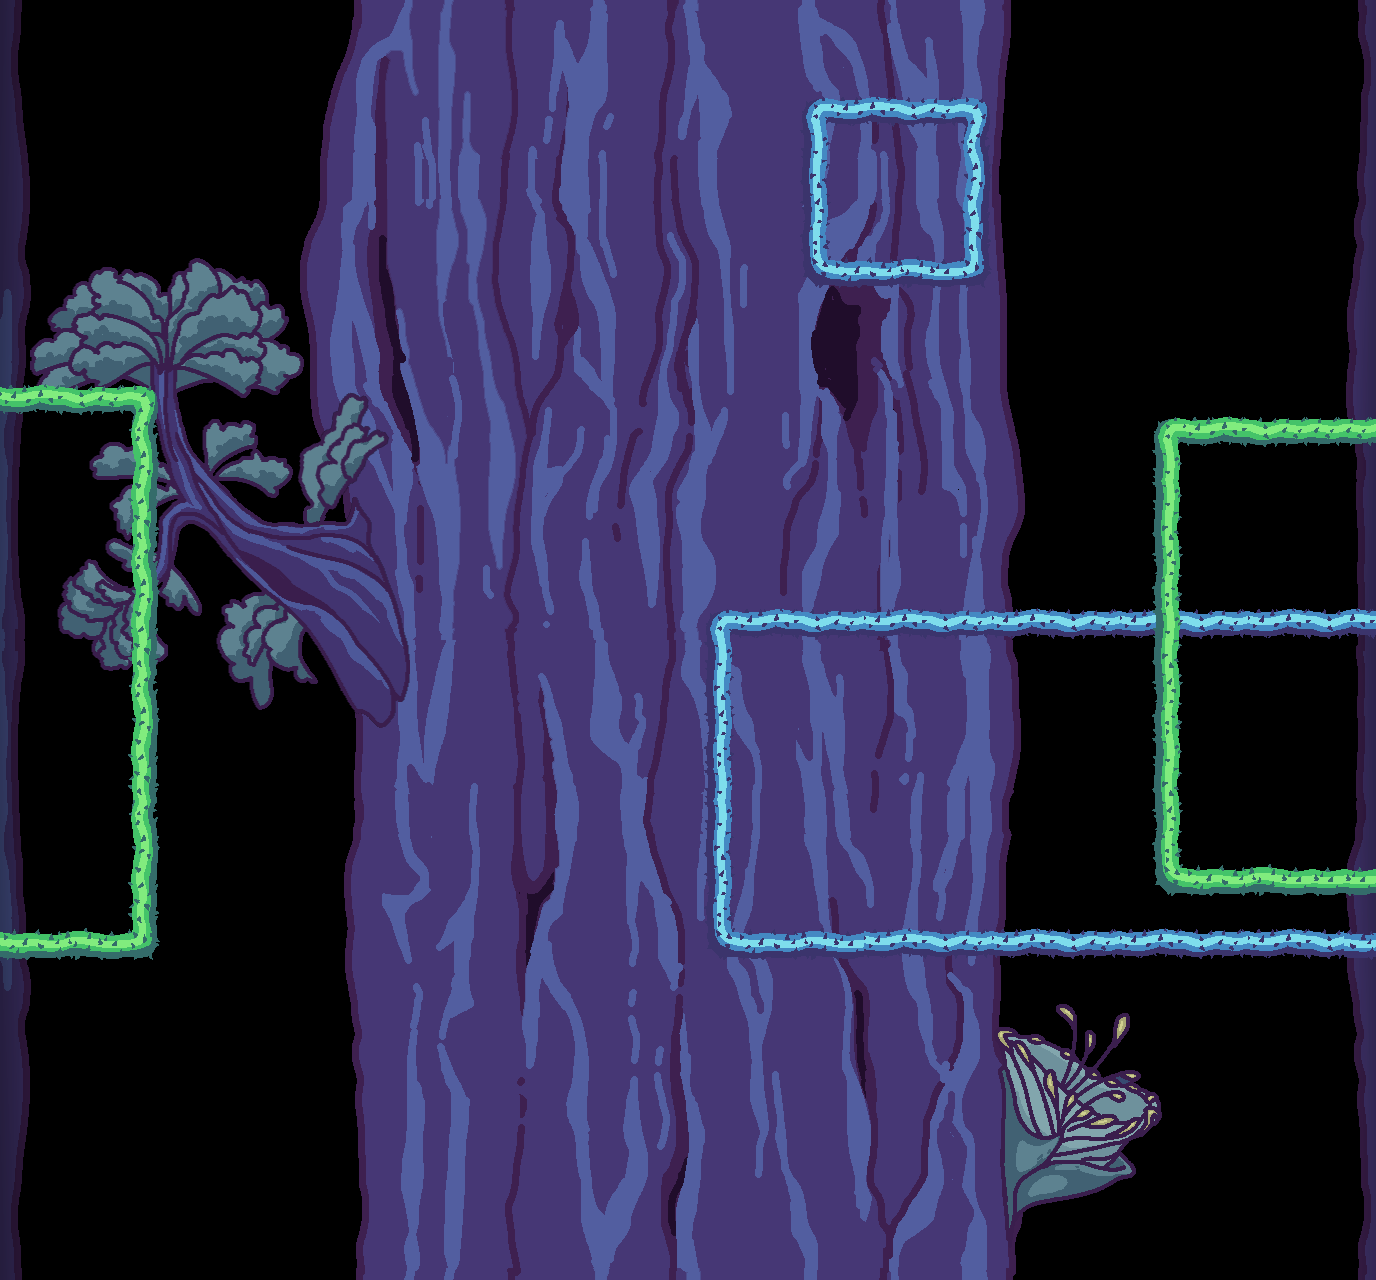

A level layout from a 2D game, rendered from its tile map. Below: a short description, then the map file with tile-grid data replaced by summaries:
An orthogonal 43x40 tile map with 32x32 px tiles, 4 tile layers (Tile Layer 2, Copy of Tile Layer 2, Tile Layer 3, Tile Layer 1), 6 tilesets, 4 image layers and 2 objects (ShieldPickUp, FuelCan).

<map version="1.10" tiledversion="1.10.2" orientation="orthogonal" renderorder="right-down" width="43" height="40" tilewidth="32" tileheight="32" infinite="0" nextlayerid="10" nextobjectid="3">
 <tileset firstgid="1" name="Tiles1" tilewidth="32" tileheight="32" tilecount="36" columns="6">
  <image source="Tiles1.png" width="192" height="192" />
 </tileset>
 <tileset firstgid="37" name="Tiles2" tilewidth="32" tileheight="32" tilecount="36" columns="6">
  <image source="Tiles2.png" width="192" height="192" />
 </tileset>
 <tileset firstgid="73" name="side_left" tilewidth="32" tileheight="32" tilecount="20" columns="1">
  <image source="side_left.png" width="32" height="640" />
 </tileset>
 <tileset firstgid="93" name="side_right" tilewidth="32" tileheight="32" tilecount="20" columns="1">
  <image source="side_right.png" width="32" height="640" />
 </tileset>
 <tileset firstgid="113" name="Shield" tilewidth="96" tileheight="96" tilecount="1" columns="1">
  <image source="Shield.png" width="96" height="96" />
 </tileset>
 <tileset firstgid="114" name="jerrycan" tilewidth="96" tileheight="96" tilecount="1" columns="1">
  <image source="jerrycan.png" width="96" height="96" />
 </tileset>
 <imagelayer id="2" name="bg1" offsetx="0" offsety="640">
  <image source="Trunk1.png" width="1366" height="640" />
 </imagelayer>
 <imagelayer id="3" name="bg2">
  <image source="Trunk2.png" width="1366" height="640" />
 </imagelayer>
 <imagelayer id="6" name="Image Layer 3" offsetx="-26" offsety="252">
  <image source="Branch.png" width="480" height="480" />
 </imagelayer>
 <imagelayer id="7" name="Image Layer 4" offsetx="941.288" offsety="998.364">
  <image source="CupThing.png" width="256" height="256" />
 </imagelayer>
 <layer id="4" name="Tile Layer 2" width="43" height="40">
  <data>[1720 cells, 129 non-empty, 54 distinct tile ids]</data>
 </layer>
 <layer id="9" name="Copy of Tile Layer 2" width="43" height="40">
  <data>[1720 cells, 129 non-empty, 54 distinct tile ids]</data>
 </layer>
 <layer id="5" name="Tile Layer 3" width="43" height="40">
  <data>[1720 cells, 75 non-empty, 40 distinct tile ids]</data>
 </layer>
 <objectgroup id="8" name="Object Layer 1">
  <object id="1" type="ShieldPickUp" gid="113" x="1023.91" y="380.152" width="96" height="96" />
  <object id="2" type="FuelCan" gid="114" x="366.667" y="814.667" width="96" height="96" />
 </objectgroup>
 <layer id="1" name="Tile Layer 1" width="43" height="40">
  <data>[1720 cells, 0 non-empty, 0 distinct tile ids]</data>
 </layer>
</map>
